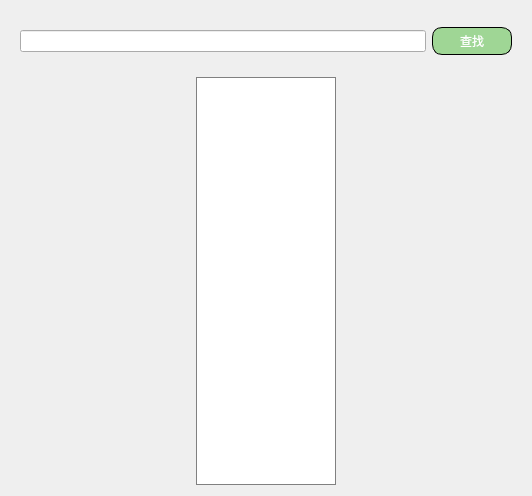
<?xml version="1.0" encoding="UTF-8"?>
<ui version="4.0">
 <class>ShopPage</class>
 <widget class="QWidget" name="ShopPage">
  <property name="geometry">
   <rect>
    <x>0</x>
    <y>0</y>
    <width>532</width>
    <height>496</height>
   </rect>
  </property>
  <property name="windowTitle">
   <string>Form</string>
  </property>
  <layout class="QGridLayout" name="gridLayout">
   <item row="0" column="0">
    <widget class="QWidget" name="searchbar" native="true">
     <property name="sizePolicy">
      <sizepolicy hsizetype="Preferred" vsizetype="Fixed">
       <horstretch>0</horstretch>
       <verstretch>0</verstretch>
      </sizepolicy>
     </property>
     <property name="minimumSize">
      <size>
       <width>0</width>
       <height>60</height>
      </size>
     </property>
     <layout class="QHBoxLayout" name="horizontalLayout_2">
      <property name="topMargin">
       <number>4</number>
      </property>
      <property name="bottomMargin">
       <number>4</number>
      </property>
      <item>
       <widget class="QLineEdit" name="lineEdit">
        <property name="styleSheet">
         <string notr="true">QLineEdit{ background-color: rgba(255,240,255,120); }QLineEdit:focus{background-color: rgb(255,255,255)}
QLineEdit:enabled{ 
  border: 1px solid #999999;
  border-radius: 3px;
  color:#666666;
  font-size:12pt;
}
padding:5px;
</string>
        </property>
       </widget>
      </item>
      <item>
       <widget class="QPushButton" name="btn_search">
        <property name="sizePolicy">
         <sizepolicy hsizetype="Fixed" vsizetype="Fixed">
          <horstretch>0</horstretch>
          <verstretch>0</verstretch>
         </sizepolicy>
        </property>
        <property name="minimumSize">
         <size>
          <width>80</width>
          <height>0</height>
         </size>
        </property>
        <property name="maximumSize">
         <size>
          <width>80</width>
          <height>16777215</height>
         </size>
        </property>
        <property name="styleSheet">
         <string notr="true">border-radius: 10px;
border: 1px solid;
color:white;
background-color:rgb(159, 214, 149);
font: 57 11pt &quot;Adobe Myungjo Std M&quot;;
padding:4px;</string>
        </property>
        <property name="text">
         <string>查找</string>
        </property>
       </widget>
      </item>
     </layout>
    </widget>
   </item>
   <item row="1" column="0">
    <layout class="QHBoxLayout" name="horizontalLayout">
     <item>
      <widget class="QListWidget" name="list_classification">
       <property name="sizePolicy">
        <sizepolicy hsizetype="Preferred" vsizetype="Expanding">
         <horstretch>0</horstretch>
         <verstretch>0</verstretch>
        </sizepolicy>
       </property>
       <property name="maximumSize">
        <size>
         <width>140</width>
         <height>16777215</height>
        </size>
       </property>
       <property name="font">
        <font>
         <pointsize>14</pointsize>
        </font>
       </property>
       <property name="styleSheet">
        <string notr="true">QListWidget{border:1px solid gray; color:black; }
QListWidget::Item{padding-top:20px; padding-bottom:4px; }
QListWidget::Item:hover{
background:rgb(170, 255, 255);
}
QListWidget::item:selected{
background:rgb(85, 202, 225);
color:rgb(255, 85, 0);
}</string>
       </property>
       <property name="resizeMode">
        <enum>QListView::Fixed</enum>
       </property>
      </widget>
     </item>
    </layout>
   </item>
  </layout>
 </widget>
 <resources/>
 <connections/>
</ui>
